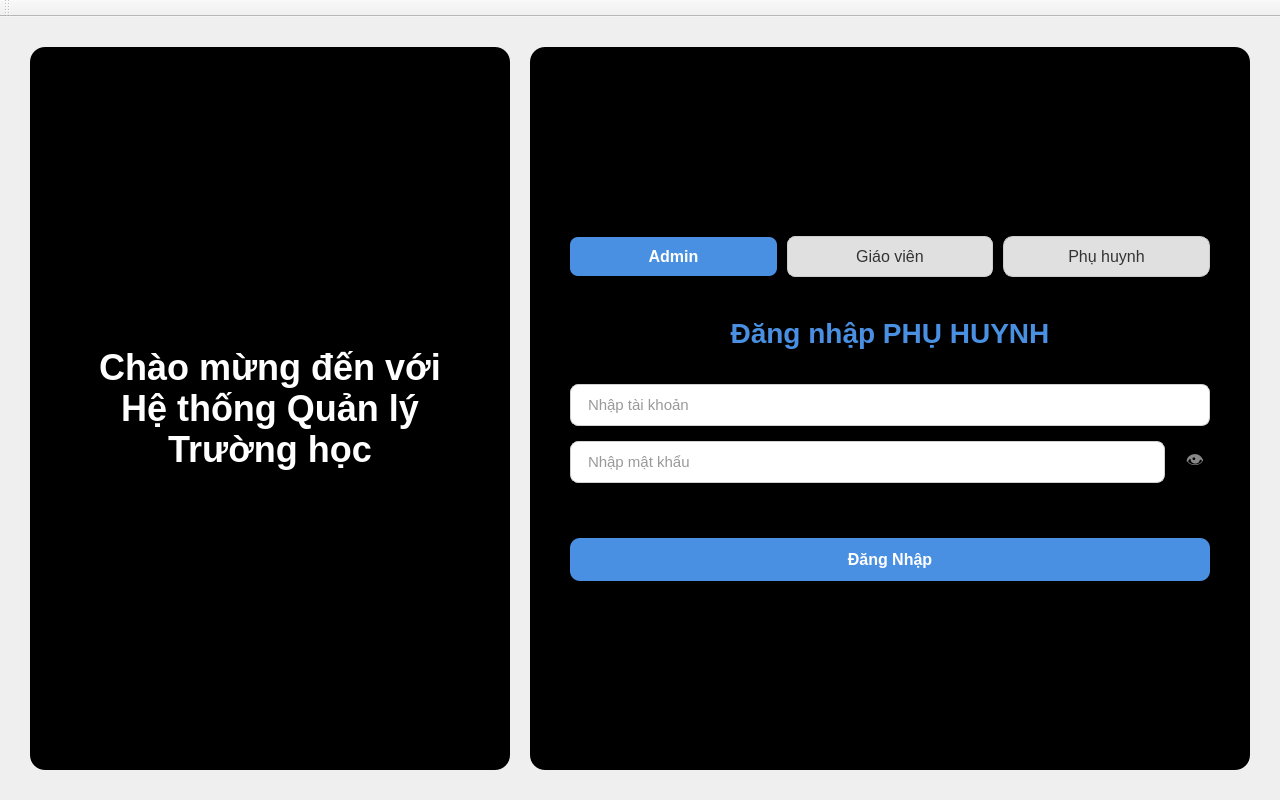
<?xml version="1.0" encoding="UTF-8"?>
<ui version="4.0">
 <class>LoginWindow</class>
 <widget class="QMainWindow" name="LoginWindow">
  <property name="geometry">
   <rect>
    <x>0</x>
    <y>0</y>
    <width>1280</width>
    <height>800</height>
   </rect>
  </property>
  <property name="windowTitle">
   <string>Hệ thống Quản lý Trường học - Đăng nhập</string>
  </property>
  <property name="styleSheet">
   <string notr="true">
/* Global styles */
 QMainWindow {
    font-family: 'Segoe UI', 'Roboto', 'Open Sans', sans-serif;
}

/* Common styling for QWidgets used as containers */
QWidget#centralwidget, QWidget#welcomeSection, QWidget#loginFormSection {
    border-radius: 15px; /* Slightly rounded corners for main sections */
}

/* Styling for buttons */
QPushButton {
    background-color: #4a90e2; /* Accent blue */
    color: white;
    border: none;
    border-radius: 10px; /* Rounded corners for buttons */
    padding: 12px 25px; /* Ample padding */
    font-size: 16px;
    font-weight: bold;
    outline: none; /* Remove focus outline */
}

QPushButton:hover {
    background-color: #357ABD; /* Darker blue on hover */
}

QPushButton:pressed {
    background-color: #285A8C; /* Even darker blue on press */
}

/* Styling for role selection buttons (Admin, Giáo viên, Phụ huynh) */
QPushButton#adminButton, QPushButton#teacherButton, QPushButton#parentButton {
    background-color: #e0e0e0; /* Lighter background for unselected role buttons */
    color: #333;
    border: 1px solid #ccc;
    font-weight: normal;
    padding: 10px 20px;
}

QPushButton#adminButton:checked, QPushButton#teacherButton:checked, QPushButton#parentButton:checked {
    background-color: #4a90e2; /* Accent blue for selected button */
    color: white;
    border: none;
}

/* Styling for line edits (textboxes) */
QLineEdit {
    background-color: white;
    border: 1px solid #d0d0d0;
    border-radius: 8px; /* Rounded corners for textboxes */
    padding: 10px 15px; /* Ample padding */
    font-size: 15px;
    color: #333;
}

QLineEdit:focus {
    border: 1px solid #4a90e2; /* Accent blue border on focus */
    outline: none;
}

/* Styling for labels */
QLabel {
    color: #333;
}

/* Specific styling for the welcome text */
QLabel#welcomeTextLabel {
    font-size: 36px;
    font-weight: bold;
    color: rgb(255, 255, 255);
	
	background-color: rgb(0, 0, 0);
    text-align: center;
    padding: 20px;
}

/* Styling for form titles */
QLabel#formTitleLabel {
    font-size: 28px;
    font-weight: bold;
    color: #4a90e2; /* Accent blue for titles */
    margin-bottom: 20px;
}

/* Styling for the login box shadow */
QWidget#loginFormSection {
    background-color: black;
    box-shadow: 0px 8px 20px rgba(0, 0, 0, 0.1); /* Soft shadow */
    padding: 40px; /* Padding inside the login form section */
}

QWidget#welcomeSection {
    background-color: black; /* Light gray/white for welcome section */
    padding: 40px; /* Padding inside the welcome section */
}

/* Styling for the eye toggle button */
QToolButton {
    border: none;
    background: transparent;
    padding: 0;
    font-size: 18px; /* Adjust size for the eye emoji */
    color: #888; /* Gray color for the icon */
    width: 30px; /* Fixed width */
    height: 30px; /* Fixed height */
    min-width: 30px; /* Minimum width */
    min-height: 30px; /* Minimum height */
    max-width: 30px; /* Maximum width */
    max-height: 30px; /* Maximum height */
    border-radius: 15px; /* Make it circular */
}

QToolButton:hover {
    color: #4a90e2; /* Accent blue on hover */
}

QToolButton:checked {
    color: #4a90e2; /* Accent blue when checked (password visible) */
}
</string>
  </property>
  <widget class="QWidget" name="centralwidget">
   <layout class="QHBoxLayout" name="horizontalLayout">
    <property name="spacing">
     <number>20</number>
    </property>
    <property name="leftMargin">
     <number>30</number>
    </property>
    <property name="topMargin">
     <number>30</number>
    </property>
    <property name="rightMargin">
     <number>30</number>
    </property>
    <property name="bottomMargin">
     <number>30</number>
    </property>
    <item>
     <widget class="QWidget" name="welcomeSection" native="true">
      <property name="sizePolicy">
       <sizepolicy hsizetype="Preferred" vsizetype="Preferred">
        <horstretch>40</horstretch>
        <verstretch>0</verstretch>
       </sizepolicy>
      </property>
      <property name="styleSheet">
       <string notr="true"/>
      </property>
      <layout class="QVBoxLayout" name="verticalLayout_4">
       <property name="spacing">
        <number>20</number>
       </property>
       <property name="leftMargin">
        <number>30</number>
       </property>
       <property name="topMargin">
        <number>30</number>
       </property>
       <property name="rightMargin">
        <number>30</number>
       </property>
       <property name="bottomMargin">
        <number>30</number>
       </property>
       <item>
        <spacer name="verticalSpacer_3">
         <property name="orientation">
          <enum>Qt::Vertical</enum>
         </property>
         <property name="sizeHint" stdset="0">
          <size>
           <width>20</width>
           <height>40</height>
          </size>
         </property>
        </spacer>
       </item>
       <item>
        <widget class="QLabel" name="welcomeTextLabel">
         <property name="text">
          <string>Chào mừng đến với&lt;br&gt;Hệ thống Quản lý Trường học</string>
         </property>
         <property name="alignment">
          <set>Qt::AlignCenter</set>
         </property>
         <property name="wordWrap">
          <bool>true</bool>
         </property>
        </widget>
       </item>
       <item>
        <spacer name="verticalSpacer_4">
         <property name="orientation">
          <enum>Qt::Vertical</enum>
         </property>
         <property name="sizeHint" stdset="0">
          <size>
           <width>20</width>
           <height>40</height>
          </size>
         </property>
        </spacer>
       </item>
      </layout>
     </widget>
    </item>
    <item>
     <widget class="QWidget" name="loginFormSection" native="true">
      <property name="sizePolicy">
       <sizepolicy hsizetype="Preferred" vsizetype="Preferred">
        <horstretch>60</horstretch>
        <verstretch>0</verstretch>
       </sizepolicy>
      </property>
      <property name="styleSheet">
       <string notr="true"/>
      </property>
      <layout class="QVBoxLayout" name="verticalLayout">
       <property name="spacing">
        <number>20</number>
       </property>
       <property name="leftMargin">
        <number>40</number>
       </property>
       <property name="topMargin">
        <number>40</number>
       </property>
       <property name="rightMargin">
        <number>40</number>
       </property>
       <property name="bottomMargin">
        <number>40</number>
       </property>
       <item>
        <spacer name="verticalSpacer_2">
         <property name="orientation">
          <enum>Qt::Vertical</enum>
         </property>
         <property name="sizeHint" stdset="0">
          <size>
           <width>20</width>
           <height>40</height>
          </size>
         </property>
        </spacer>
       </item>
       <item>
        <layout class="QHBoxLayout" name="roleButtonsLayout">
         <property name="spacing">
          <number>10</number>
         </property>
         <item>
          <widget class="QPushButton" name="adminButton">
           <property name="styleSheet">
            <string notr="true">/* === All buttons default style === */
QPushButton {
    background-color: #4a90e2;
    color: white;
    border: none;
    border-radius: 10px;
    padding: 12px 25px;
    font-size: 16px;
    font-weight: bold;
    outline: none;
}

QPushButton:hover {
    background-color: #357ABD;
}

QPushButton:pressed {
    background-color: #285A8C;
}

/* === Role selection buttons === */
QPushButton#adminButton,
QPushButton#teacherButton,
QPushButton#parentButton {
    background-color: #e0e0e0;
    color: #333;
    border: 1px solid #ccc;
    font-weight: normal;
    padding: 10px 20px;
    border-radius: 8px;
}

/* === Selected role button (checked state) === */
QPushButton#adminButton:checked,
QPushButton#teacherButton:checked,
QPushButton#parentButton:checked {
    background-color: #4a90e2;
    color: white;
    border: none;
    font-weight: bold;
}
</string>
           </property>
           <property name="text">
            <string>Admin</string>
           </property>
           <property name="checkable">
            <bool>true</bool>
           </property>
           <property name="checked">
            <bool>true</bool>
           </property>
           <property name="id" stdset="0">
            <number>0</number>
           </property>
           <attribute name="buttonGroup">
            <string notr="true">roleButtonGroup</string>
           </attribute>
          </widget>
         </item>
         <item>
          <widget class="QPushButton" name="teacherButton">
           <property name="styleSheet">
            <string notr="true">/* === All buttons default style === */
QPushButton {
    background-color: #4a90e2;
    color: white;
    border: none;
    border-radius: 10px;
    padding: 12px 25px;
    font-size: 16px;
    font-weight: bold;
    outline: none;
}

QPushButton:hover {
    background-color: #357ABD;
}

QPushButton:pressed {
    background-color: #285A8C;
}

/* === Role selection buttons === */
QPushButton#adminButton,
QPushButton#teacherButton,
QPushButton#parentButton {
    background-color: #e0e0e0;
    color: #333;
    border: 1px solid #ccc;
    font-weight: normal;
    padding: 10px 20px;
    border-radius: 8px;
}

/* === Selected role button (checked state) === */
QPushButton#adminButton:checked,
QPushButton#teacherButton:checked,
QPushButton#parentButton:checked {
    background-color: #4a90e2;
    color: white;
    border: none;
    font-weight: bold;
}
</string>
           </property>
           <property name="text">
            <string>Giáo viên</string>
           </property>
           <property name="checkable">
            <bool>true</bool>
           </property>
           <property name="id" stdset="0">
            <number>1</number>
           </property>
           <attribute name="buttonGroup">
            <string notr="true">roleButtonGroup</string>
           </attribute>
          </widget>
         </item>
         <item>
          <widget class="QPushButton" name="parentButton">
           <property name="styleSheet">
            <string notr="true">/* Styling for buttons */
QPushButton {
    background-color: #4a90e2; /* Accent blue */
    color: white;
    border: none;
    border-radius: 10px; /* Rounded corners for buttons */
    padding: 12px 25px; /* Ample padding */
    font-size: 16px;
    font-weight: bold;
    outline: none; /* Remove focus outline */
}

QPushButton:hover {
    background-color: #357ABD; /* Darker blue on hover */
}

QPushButton:pressed {
    background-color: #285A8C; /* Even darker blue on press */
}

/* Styling for role selection buttons (Admin, Giáo viên, Phụ huynh) */
QPushButton#adminButton, QPushButton#teacherButton, QPushButton#parentButton {
    background-color: #e0e0e0; /* Lighter background for unselected role buttons */
    color: #333;
    border: 1px solid #ccc;
    font-weight: normal;
    padding: 10px 20px;
}

QPushButton#adminButton:checked, QPushButton#teacherButton:checked, QPushButton#parentButton:checked {
    background-color: #4a90e2; /* Accent blue for selected button */
    color: white;
    border: none;
}</string>
           </property>
           <property name="text">
            <string>Phụ huynh</string>
           </property>
           <property name="checkable">
            <bool>true</bool>
           </property>
           <property name="id" stdset="0">
            <number>2</number>
           </property>
           <attribute name="buttonGroup">
            <string notr="true">roleButtonGroup</string>
           </attribute>
          </widget>
         </item>
        </layout>
       </item>
       <item>
        <widget class="QStackedWidget" name="stackedWidget">
         <property name="currentIndex">
          <number>2</number>
         </property>
         <widget class="QWidget" name="adminPage">
          <layout class="QVBoxLayout" name="verticalLayout_2">
           <property name="spacing">
            <number>15</number>
           </property>
           <property name="leftMargin">
            <number>0</number>
           </property>
           <property name="topMargin">
            <number>20</number>
           </property>
           <property name="rightMargin">
            <number>0</number>
           </property>
           <property name="bottomMargin">
            <number>0</number>
           </property>
           <item>
            <widget class="QLabel" name="formTitleLabel">
             <property name="styleSheet">
              <string notr="true">    font-size: 28px;
    font-weight: bold;
    color: #4a90e2; /* Accent blue for titles */
    margin-bottom: 20px;</string>
             </property>
             <property name="text">
              <string>Đăng nhập ADMIN</string>
             </property>
             <property name="alignment">
              <set>Qt::AlignCenter</set>
             </property>
            </widget>
           </item>
           <item>
            <widget class="QLineEdit" name="adminUsernameLineEdit">
             <property name="placeholderText">
              <string>Nhập tài khoản</string>
             </property>
            </widget>
           </item>
           <item>
            <layout class="QHBoxLayout" name="adminPasswordLayout">
             <item>
              <widget class="QLineEdit" name="adminPasswordLineEdit">
               <property name="echoMode">
                <enum>QLineEdit::Password</enum>
               </property>
               <property name="placeholderText">
                <string>Nhập mật khẩu</string>
               </property>
              </widget>
             </item>
             <item>
              <widget class="QToolButton" name="adminPasswordToggleButton">
               <property name="text">
                <string>👁️</string>
               </property>
               <property name="checkable">
                <bool>true</bool>
               </property>
              </widget>
             </item>
            </layout>
           </item>
           <item>
            <spacer name="verticalSpacer">
             <property name="orientation">
              <enum>Qt::Vertical</enum>
             </property>
             <property name="sizeHint" stdset="0">
              <size>
               <width>20</width>
               <height>40</height>
              </size>
             </property>
            </spacer>
           </item>
           <item>
            <widget class="QPushButton" name="adminLoginButton">
             <property name="text">
              <string>Đăng Nhập</string>
             </property>
            </widget>
           </item>
          </layout>
         </widget>
         <widget class="QWidget" name="teacherPage">
          <layout class="QVBoxLayout" name="verticalLayout_3">
           <property name="spacing">
            <number>15</number>
           </property>
           <property name="leftMargin">
            <number>0</number>
           </property>
           <property name="topMargin">
            <number>20</number>
           </property>
           <property name="rightMargin">
            <number>0</number>
           </property>
           <property name="bottomMargin">
            <number>0</number>
           </property>
           <item>
            <widget class="QLabel" name="formTitleLabel">
             <property name="styleSheet">
              <string notr="true">    font-size: 28px;
    font-weight: bold;
    color: #4a90e2; /* Accent blue for titles */
    margin-bottom: 20px;</string>
             </property>
             <property name="text">
              <string>Đăng nhập GIÁO VIÊN</string>
             </property>
             <property name="alignment">
              <set>Qt::AlignCenter</set>
             </property>
            </widget>
           </item>
           <item>
            <widget class="QLineEdit" name="teacherUsernameLineEdit">
             <property name="placeholderText">
              <string>Nhập tài khoản</string>
             </property>
            </widget>
           </item>
           <item>
            <layout class="QHBoxLayout" name="teacherPasswordLayout">
             <item>
              <widget class="QLineEdit" name="teacherPasswordLineEdit">
               <property name="echoMode">
                <enum>QLineEdit::Password</enum>
               </property>
               <property name="placeholderText">
                <string>Nhập mật khẩu</string>
               </property>
              </widget>
             </item>
             <item>
              <widget class="QToolButton" name="teacherPasswordToggleButton">
               <property name="text">
                <string>👁️</string>
               </property>
               <property name="checkable">
                <bool>true</bool>
               </property>
              </widget>
             </item>
            </layout>
           </item>
           <item>
            <spacer name="verticalSpacer_5">
             <property name="orientation">
              <enum>Qt::Vertical</enum>
             </property>
             <property name="sizeHint" stdset="0">
              <size>
               <width>20</width>
               <height>40</height>
              </size>
             </property>
            </spacer>
           </item>
           <item>
            <widget class="QPushButton" name="teacherLoginButton">
             <property name="text">
              <string>Đăng Nhập</string>
             </property>
            </widget>
           </item>
          </layout>
         </widget>
         <widget class="QWidget" name="parentPage">
          <layout class="QVBoxLayout" name="verticalLayout_5">
           <property name="spacing">
            <number>15</number>
           </property>
           <property name="leftMargin">
            <number>0</number>
           </property>
           <property name="topMargin">
            <number>20</number>
           </property>
           <property name="rightMargin">
            <number>0</number>
           </property>
           <property name="bottomMargin">
            <number>0</number>
           </property>
           <item>
            <widget class="QLabel" name="formTitleLabel">
             <property name="styleSheet">
              <string notr="true">    font-size: 28px;
    font-weight: bold;
    color: #4a90e2; /* Accent blue for titles */
    margin-bottom: 20px;</string>
             </property>
             <property name="text">
              <string>Đăng nhập PHỤ HUYNH</string>
             </property>
             <property name="alignment">
              <set>Qt::AlignCenter</set>
             </property>
            </widget>
           </item>
           <item>
            <widget class="QLineEdit" name="parentUsernameLineEdit">
             <property name="placeholderText">
              <string>Nhập tài khoản</string>
             </property>
            </widget>
           </item>
           <item>
            <layout class="QHBoxLayout" name="parentPasswordLayout">
             <item>
              <widget class="QLineEdit" name="parentPasswordLineEdit">
               <property name="echoMode">
                <enum>QLineEdit::Password</enum>
               </property>
               <property name="placeholderText">
                <string>Nhập mật khẩu</string>
               </property>
              </widget>
             </item>
             <item>
              <widget class="QToolButton" name="parentPasswordToggleButton">
               <property name="text">
                <string>👁️</string>
               </property>
               <property name="checkable">
                <bool>true</bool>
               </property>
              </widget>
             </item>
            </layout>
           </item>
           <item>
            <spacer name="verticalSpacer_6">
             <property name="orientation">
              <enum>Qt::Vertical</enum>
             </property>
             <property name="sizeHint" stdset="0">
              <size>
               <width>20</width>
               <height>40</height>
              </size>
             </property>
            </spacer>
           </item>
           <item>
            <widget class="QPushButton" name="parentLoginButton">
             <property name="text">
              <string>Đăng Nhập</string>
             </property>
            </widget>
           </item>
          </layout>
         </widget>
        </widget>
       </item>
       <item>
        <spacer name="verticalSpacer_7">
         <property name="orientation">
          <enum>Qt::Vertical</enum>
         </property>
         <property name="sizeHint" stdset="0">
          <size>
           <width>20</width>
           <height>40</height>
          </size>
         </property>
        </spacer>
       </item>
      </layout>
     </widget>
    </item>
   </layout>
  </widget>
  <widget class="QToolBar" name="toolBar">
   <property name="windowTitle">
    <string>toolBar</string>
   </property>
   <attribute name="toolBarArea">
    <enum>TopToolBarArea</enum>
   </attribute>
   <attribute name="toolBarBreak">
    <bool>false</bool>
   </attribute>
  </widget>
 </widget>
 <resources/>
 <connections>
  <connection>
   <sender>roleButtonGroup</sender>
   <signal>idToggled(int,bool)</signal>
   <receiver>stackedWidget</receiver>
   <slot>setCurrentIndex(int)</slot>
   <hints>
    <hint type="sourcelabel">
     <x>-1</x>
     <y>-1</y>
    </hint>
    <hint type="destinationlabel">
     <x>20</x>
     <y>20</y>
    </hint>
   </hints>
  </connection>
 </connections>
 <buttongroups>
  <buttongroup name="roleButtonGroup"/>
 </buttongroups>
</ui>
